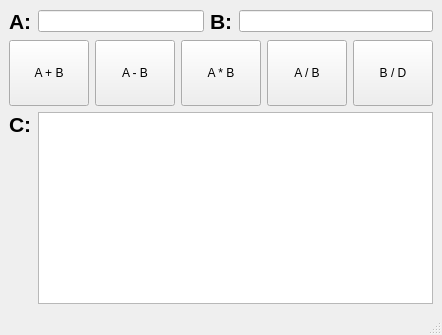
<?xml version="1.0" encoding="UTF-8"?>
<ui version="4.0">
 <class>MainWindow</class>
 <widget class="QMainWindow" name="MainWindow">
  <property name="geometry">
   <rect>
    <x>0</x>
    <y>0</y>
    <width>434</width>
    <height>335</height>
   </rect>
  </property>
  <property name="windowTitle">
   <string>MainWindow</string>
  </property>
  <widget class="QWidget" name="centralwidget">
   <layout class="QGridLayout" name="gridLayout">
    <item row="0" column="0">
     <layout class="QVBoxLayout" name="verticalLayout">
      <item>
       <layout class="QHBoxLayout" name="horizontalLayout_3">
        <property name="spacing">
         <number>6</number>
        </property>
        <property name="rightMargin">
         <number>0</number>
        </property>
        <item>
         <layout class="QHBoxLayout" name="horizontalLayout_2">
          <item>
           <layout class="QHBoxLayout" name="horizontalLayout">
            <item>
             <widget class="QLabel" name="a_label">
              <property name="text">
               <string>&lt;html&gt;&lt;head/&gt;&lt;body&gt;&lt;p&gt;&lt;span style=&quot; font-size:16pt; font-weight:600;&quot;&gt;A:&lt;/span&gt;&lt;/p&gt;&lt;/body&gt;&lt;/html&gt;</string>
              </property>
             </widget>
            </item>
            <item>
             <widget class="QLineEdit" name="a_edit"/>
            </item>
           </layout>
          </item>
          <item>
           <widget class="QLabel" name="b_label">
            <property name="text">
             <string>&lt;html&gt;&lt;head/&gt;&lt;body&gt;&lt;p&gt;&lt;span style=&quot; font-size:16pt; font-weight:600;&quot;&gt;B:&lt;/span&gt;&lt;/p&gt;&lt;/body&gt;&lt;/html&gt;</string>
            </property>
           </widget>
          </item>
          <item>
           <widget class="QLineEdit" name="b_edit"/>
          </item>
         </layout>
        </item>
       </layout>
      </item>
      <item>
       <layout class="QHBoxLayout" name="horizontalLayout_4">
        <item>
         <widget class="QPushButton" name="plus">
          <property name="sizePolicy">
           <sizepolicy hsizetype="Minimum" vsizetype="Expanding">
            <horstretch>0</horstretch>
            <verstretch>0</verstretch>
           </sizepolicy>
          </property>
          <property name="text">
           <string>A + B</string>
          </property>
         </widget>
        </item>
        <item>
         <widget class="QPushButton" name="minus">
          <property name="sizePolicy">
           <sizepolicy hsizetype="Minimum" vsizetype="Expanding">
            <horstretch>0</horstretch>
            <verstretch>0</verstretch>
           </sizepolicy>
          </property>
          <property name="text">
           <string>A - B</string>
          </property>
         </widget>
        </item>
        <item>
         <widget class="QPushButton" name="multi">
          <property name="sizePolicy">
           <sizepolicy hsizetype="Minimum" vsizetype="Expanding">
            <horstretch>0</horstretch>
            <verstretch>0</verstretch>
           </sizepolicy>
          </property>
          <property name="text">
           <string>A * B</string>
          </property>
         </widget>
        </item>
        <item>
         <widget class="QPushButton" name="divide">
          <property name="sizePolicy">
           <sizepolicy hsizetype="Minimum" vsizetype="Expanding">
            <horstretch>0</horstretch>
            <verstretch>0</verstretch>
           </sizepolicy>
          </property>
          <property name="text">
           <string>A / B</string>
          </property>
         </widget>
        </item>
        <item>
         <widget class="QPushButton" name="divide_reverse">
          <property name="sizePolicy">
           <sizepolicy hsizetype="Minimum" vsizetype="Expanding">
            <horstretch>0</horstretch>
            <verstretch>0</verstretch>
           </sizepolicy>
          </property>
          <property name="text">
           <string>B / D</string>
          </property>
         </widget>
        </item>
       </layout>
      </item>
      <item>
       <layout class="QHBoxLayout" name="horizontalLayout_5">
        <item alignment="Qt::AlignTop">
         <widget class="QLabel" name="c_label">
          <property name="text">
           <string>&lt;html&gt;&lt;head/&gt;&lt;body&gt;&lt;p&gt;&lt;span style=&quot; font-size:16pt; font-weight:600;&quot;&gt;C:&lt;/span&gt;&lt;/p&gt;&lt;/body&gt;&lt;/html&gt;</string>
          </property>
         </widget>
        </item>
        <item>
         <widget class="QTextBrowser" name="c_edit"/>
        </item>
       </layout>
      </item>
     </layout>
    </item>
   </layout>
  </widget>
  <widget class="QMenuBar" name="menubar">
   <property name="geometry">
    <rect>
     <x>0</x>
     <y>0</y>
     <width>434</width>
     <height>20</height>
    </rect>
   </property>
  </widget>
  <widget class="QStatusBar" name="statusbar"/>
 </widget>
 <resources/>
 <connections/>
</ui>
